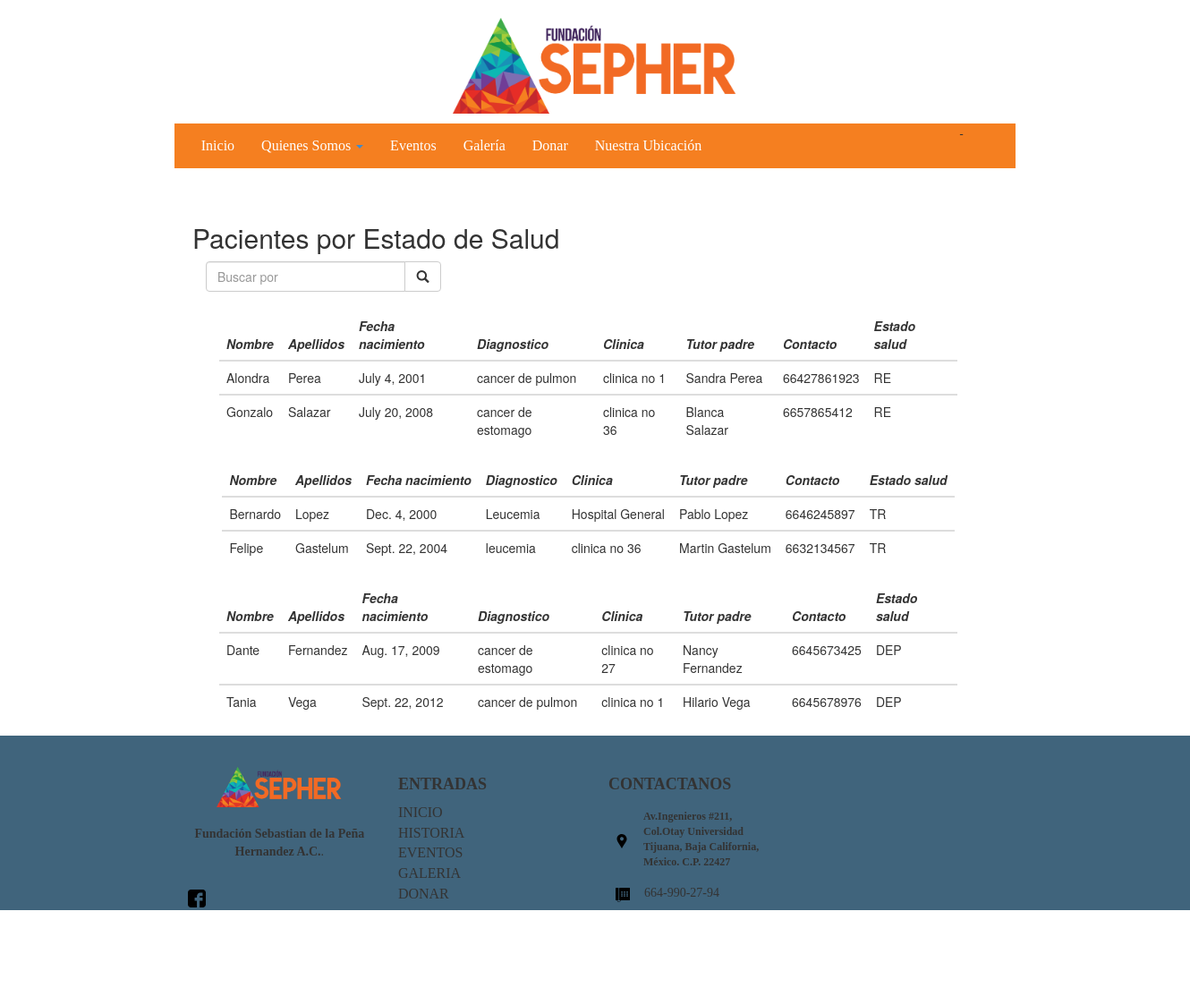
/consulta/, run on the app's committed database.
### Pacientes/models.py (models this page shows, shortened)
class Paciente(models.Model):
    Estado_opciones=(
    ('RE','Remision'),
    ('TR','En Tratamiento'),
    ('DEP','Fallecido'),
    )
    Paciente_nombre=models.CharField(max_length=40,validators=[RegexValidator(regex='^[a-zA-Z\s]*$',message="Valor invalido")])
    Paciente_apellido=models.CharField(max_length=50,validators=[RegexValidator (regex='^[a-zA-Z\s]*$',message="Valor invalido")])
    Paciente_fnacimiento=models.DateField(validators=[validate_edad])
    Paciente_diagnostico=models.CharField(max_length=200)
    Paciente_clinica=models.CharField(max_length=50)
    Tutor_Padre=models.CharField(max_length=50)
    Paciente_contacto=models.CharField(max_length=15,validators=[RegexValidator(regex='^[0-9|\\-]*$',message="Ingrese un numero de telefono valido")])
    Estado_salud=models.CharField(max_length=10,choices=Estado_opciones)

### Pacientes/views.py (the view)
# urls.py: url(r'^consulta/$', consulta, name = 'consulta_view'),
def consulta (request):
	b = Paciente.objects.filter(Estado_salud='RE')
	c = Paciente.objects.filter(Estado_salud='TR')
	d = Paciente.objects.filter(Estado_salud='DEP')
	form = Consulta_form(request.POST or None)
	return render (request, 'consulta.html', {'list1' :b, 'list2' :c, 'list3' :d})

### templates/consulta.html (shortened to what this page needs)
{% extends 'base.html' %}
{% block content %}
<br>
<div style="margin-left:120px;">
<h2>Pacientes por Estado de Salud</h2>
<center><div class="container">
    <div class="row">
        <div class="col-md-3">
            <form action="#" method="get">
                <div class="input-group">
                    <input class="form-control" id="system-search" name="q" placeholder="Buscar por" required>
                    <span class="input-group-btn">
                        <button type="submit" class="btn btn-default"><i class="glyphicon glyphicon-search"></i></button>
                    </span>
                </div>
            </form>
        </div></div>
        </div></center>
<br>
<div class="container">
    <div class="col-md-9">
       <table class="table table-list-search">
                    <thead>
                        <tr>
                            <th><i>Nombre</i></th>
                            <th><i>Apellidos</i></th>
                            <th><i>Fecha nacimiento</i></th>
                            <th><i>Diagnostico</i></th>
                            <th><i>Clinica</i></th>
                            <th><i>Tutor padre</i></th>
                            <th><i>Contacto</i></th>
                            <th><i>Estado salud</i></th>
                        </tr>
                    </thead>
                    {% for item in list1 %}
                    <tbody>
                        <tr>
                            <td>{{item.Paciente_nombre}}</td>
                            <td>{{item.Paciente_apellido}}</td>
                            <td>{{item.Paciente_fnacimiento }}</td>
                            <td>{{item.Paciente_diagnostico }}</td>
                             <td>{{item.Paciente_clinica }}</td>
                              <td>{{item.Tutor_Padre }}</td>
                               <td>{{item.Paciente_contacto }}</td>
                                <td>{{item.Estado_salud }}</td>
                        </tr>
                        {% endfor %}
                    </tbody>
                </table>
    </div>
    <div class="col-md-9">
      <center><table class="table table-list-search">
                    <thead>
                        <tr>
                            <th><i>Nombre</i></th>
                            <th><i>Apellidos</i></th>
                            <th><i>Fecha nacimiento</i></th>
                            <th><i>Diagnostico</i></th>
                            <th><i>Clinica</i></th>
                            <th><i>Tutor padre</i></th>
                            <th><i>Contacto</i></th>
                            <th><i>Estado salud</i></th>
                        </tr>
                    </thead>
                    {% for item in list2 %}
                    <tbody>
                        <tr>
                            <td>{{item.Paciente_nombre}}</td>
                            <td>{{item.Paciente_apellido}}</td>
                            <td>{{item.Paciente_fnacimiento }}</td>
                            <td>{{item.Paciente_diagnostico }}</td>
                             <td>{{item.Paciente_clinica }}</td>
                              <td>{{item.Tutor_Padre }}</td>
                               <td>{{item.Paciente_contacto }}</td>
                                <td>{{item.Estado_salud }}</td>
                        </tr>
                        {% endfor %}
                    </tbody>
                </table></center>
    </div>
    <div class="col-md-9">
       <table class="table table-list-search">
                    <thead>
                        <tr>
                            <th><i>Nombre</i></th>
                            <th><i>Apellidos</i></th>
                            <th><i>Fecha nacimiento</i></th>
                            <th><i>Diagnostico</i></th>
                            <th><i>Clinica</i></th>
                            <th><i>Tutor padre</i></th>
                            <th><i>Contacto</i></th>
                            <th><i>Estado salud</i></th>
                        </tr>
                    </thead>
                    {% for item in list3 %}
                    <tbody>
                        <tr>
                            <td>{{item.Paciente_nombre}}</td>
                            <td>{{item.Paciente_apellido}}</td>
                            <td>{{item.Paciente_fnacimiento }}</td>
                            <td>{{item.Paciente_diagnostico }}</td>
                             <td>{{item.Paciente_clinica }}</td>
                              <td>{{item.Tutor_Padre }}</td>
                               <td>{{item.Paciente_contacto }}</td>
                                <td>{{item.Estado_salud }}</td>
                        </tr>
                        {% endfor %}
                    </tbody>
                </table>
    </div>
  </div>
</div></div>
{% endblock %}

### templates/base.html (style rules this page uses)
th { padding: 7px; }
td { padding: 8px; }

### data on the page
Paciente: Paciente_nombre "Alondra", Paciente_apellido "Perea", Paciente_fnacimiento "July 4, 2001", Paciente_diagnostico "cancer de pulmon", Paciente_clinica "clinica no 1", Tutor_Padre "Sandra Perea", Paciente_contacto "66427861923", Estado_salud "RE"
Paciente: Paciente_nombre "Gonzalo", Paciente_apellido "Salazar", Paciente_fnacimiento "July 20, 2008", Paciente_diagnostico "cancer de estomago", Paciente_clinica "clinica no 36", Tutor_Padre "Blanca Salazar", Paciente_contacto "6657865412", Estado_salud "RE"
Paciente: Paciente_nombre "Bernardo", Paciente_apellido "Lopez", Paciente_fnacimiento "Dec. 4, 2000", Paciente_diagnostico "Leucemia", Paciente_clinica "Hospital General", Tutor_Padre "Pablo Lopez", Paciente_contacto "6646245897", Estado_salud "TR"
Paciente: Paciente_nombre "Felipe", Paciente_apellido "Gastelum", Paciente_fnacimiento "Sept. 22, 2004", Paciente_diagnostico "leucemia", Paciente_clinica "clinica no 36", Tutor_Padre "Martin Gastelum", Paciente_contacto "6632134567", Estado_salud "TR"
Paciente: Paciente_nombre "Dante", Paciente_apellido "Fernandez", Paciente_fnacimiento "Aug. 17, 2009", Paciente_diagnostico "cancer de estomago", Paciente_clinica "clinica no 27", Tutor_Padre "Nancy Fernandez", Paciente_contacto "6645673425", Estado_salud "DEP"
Paciente: Paciente_nombre "Tania", Paciente_apellido "Vega", Paciente_fnacimiento "Sept. 22, 2012", Paciente_diagnostico "cancer de pulmon", Paciente_clinica "clinica no 1", Tutor_Padre "Hilario Vega", Paciente_contacto "6645678976", Estado_salud "DEP"
